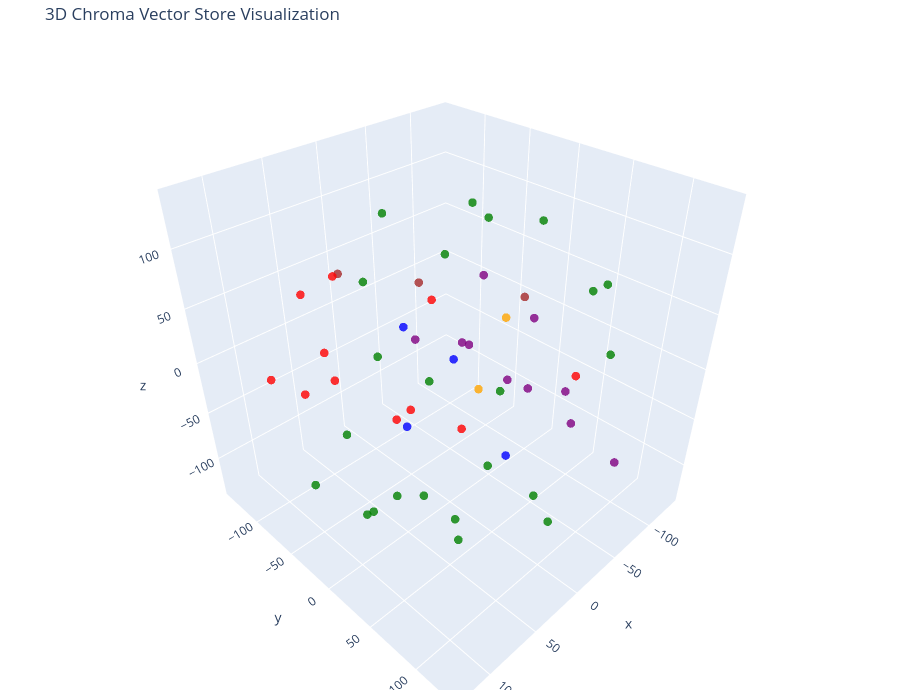

Notebook code cell kept with this figure:
### Code cell
tsne = TSNE(n_components=3, random_state=42)
reduced_vectors = tsne.fit_transform(vectors)

# Create the 3D scatter plot
fig = go.Figure(data=[go.Scatter3d(
    x=reduced_vectors[:, 0],
    y=reduced_vectors[:, 1],
    z=reduced_vectors[:, 2],
    mode='markers',
    marker=dict(size=5, color=colors, opacity=0.8),
    text=[f"Type: {t}<br>Text: {d[:100]}..." for t, d in zip(doc_types, documents)],
    hoverinfo='text'
)])

fig.update_layout(
    title='3D Chroma Vector Store Visualization',
    scene=dict(xaxis_title='x', yaxis_title='y', zaxis_title='z'),
    width=900,
    height=700,
    margin=dict(r=10, b=10, l=10, t=40)
)

fig.show()

### Figure 1 — Plotly figure (JSON) as saved in the notebook; plotly's stock layout.template omitted (floating-point values rounded to 4 significant figures)
{"data": [{"hoverinfo": "text", "marker": {"color": ["blue", "blue", "blue", "blue", "brown", "brown", "brown", "red", "red", "red", "red", "red", "red", "red", "red", "red", "red", "red", "purple", "purple", "purple", "purple", "purple", "purple", "purple", "purple", "purple", "purple", "orange", "orange", "green", "green", "green", "green", "green", "green", "green", "green", "green", "green", "green", "green", "green", "green", "green", "green", "green", "green", "green", "green", "green", "green", "green"], "opacity": 0.8, "size": 5}, "mode": "markers", "text": ["Type: products<br>Text: 상품 개요 및 기본 정보\n\n이 문서는 하늘여행사의 베트남 다낭 4박 5일 여행 상품에 대한 개요, 일정, 가격, 포함 사항 등 기본 정보를 제공하며, 여행의 주요 일정과 특징을 상...", "Type: products<br>Text: 상품 개요 및 일정 소개\n\n일본 오사카-도쿄 5박6일 여행 상품의 기본 정보와 전체 일정 개요를 제공합니다.\n\n# 일본 오사카-도쿄 5박6일\n\n## 상품 개요\n\n- **상품명**:...", "Type: products<br>Text: 제주 힐링 3박4일 상품 개요\n\n이 상품은 제주도에서 3박 4일 동안 힐링과 관광을 즐길 수 있는 여행 패키지로, 출발지, 도착지, 이동수단, 가이드, 최소 인원 등의 정보를 포함...", "Type: products<br>Text: 상품 개요 및 여행 정보\n\n이 문서는 하늘여행사의 몰디브 허니문 6박7일 상품에 대한 개요와 여행 기본 정보를 제공하며, 출발지, 도착지, 이동 수단, 가이드, 최소 출발 인원 등...", "Type: faq<br>Text: 여행상품 예약 및 결제 안내\n\n이 섹션에서는 여행 상품 예약 시기, 예약금, 변경 정책, 1인 여행 가능 여부 등을 상세히 설명합니다.\n\n# 여행상품 자주 묻는 질문 (FAQ)\n\n...", "Type: faq<br>Text: 여행 일정 및 자유시간, 식사 안내\n\n이 섹션에서는 여행 일정의 변경 가능성, 자유시간 비율, 식사 포함 여부와 특별 요청 방법에 대해 설명합니다.\n\n## 여행 일정\n\n### Q5...", "Type: faq<br>Text: 회원가입 방법과 혜택\n\n하늘여행사의 회원가입 절차와 필요 정보, 그리고 가입 시 받을 수 있는 혜택에 대해 설명합니다.\n\n### Q1: 회원가입은 어떻게 하나요?\n\n**A:** 하...", "Type: contracts<br>Text: 계약 개요\n\n삼성전자 인센티브 투어 대행 계약의 기본 정보와 계약 기간, 금액, 발주처 및 수행사 소개.\n\n# 삼성전자 인센티브 투어 계약\n\n## 계약 개요\n\n- **계약명**: ...", "Type: contracts<br>Text: 계약 내용 및 서비스 범위\n\n2024년부터 2025년까지 진행될 인센티브 투어, 임원 워크샵, 그리고 포함 서비스 항목에 대한 상세 내용.\n\n---\n\n## 계약 내용\n\n### 서비...", "Type: contracts<br>Text: 계약 조건 - 대금 지급과 할인, 취소 조건\n\n지급 일정, 할인 조건(커미션, 조기 예약 등), 그리고 취소 시 위약금 조항에 대한 상세 내용.\n\n### 대금 지급\n\n| 시점 | ...", "Type: contracts<br>Text: 담당자 정보와 역할\n\n삼성전자와 하늘여행사의 담당자 이름, 연락처, 역할 및 권한 정보를 포함.\n\n### 삼성전자 측\n\n- **주 담당자**: 이성훈 과장 (인사팀)\n- **전화*...", "Type: contracts<br>Text: 과거 계약 이력과 만족도 평가\n\n2018년 이후의 계약 내용, 참가 인원, 만족도 점수, 계약 금액 변화 등을 정리한 역사적 정보.\n\n### 과거 계약 이력\n\n### 2018년 (...", "Type: contracts<br>Text: 계약 특이사항과 긴급 지원 정책\n\n독점 조항, 비밀유지, 보험 가입, 긴급 대응 계획 등 특별 조항과 현지 긴급 지원에 대한 내용.\n\n### 계약 특이사항\n\n### 독점 조항\n\n-...", "Type: contracts<br>Text: 성과 지표(KPI)와 관리목표\n\n2024년 상반기 실적, 만족도, 일정 준수율, 사고 발생 여부 등 주요 성과 지표와 목표를 설명.\n\n### 성과 지표 (KPI)\n\n| 항목 | 목...", "Type: contracts<br>Text: 첨부 문서 및 계약 갱신 조건\n\n계약서 원본, 일정표, 예산명세서 등 기타 첨부 자료와 계약 만료 후 갱신 조건과 절차 안내.\n\n### 첨부 문서\n\n1. 계약서 원본 (MICE-2...", "Type: contracts<br>Text: 계약 개요\n\n이 계약은 현대자동차와 하늘여행사 간의 MICE 행사 대행 계약으로, 계약명, 계약번호, 발주처, 수행사, 기간, 금액 등을 포함하고 있습니다.\n\n- **계약명**: ...", "Type: contracts<br>Text: MICE 개요와 범위\n\nMICE는 회의, 인센티브 투어, 컨벤션, 전시를 의미하며, 현대자동차의 다양한 MICE 행사들을 포함하는 범위가 계약에 명시되어 있습니다.\n\n### MIC...", "Type: contracts<br>Text: 계약 내용: 딜러 인센티브 투어\n\n2024년 우수 딜러 150명을 대상으로 스페인 바르셀로나에서 5박6일 일정의 인센티브 투어를 진행하며, 항공, 숙박, 관광, 공연 등을 포함합니...", "Type: policies<br>Text: 개요와 기본 규정\n\n이 문서는 하늘여행사의 취소 및 환불 정책에 대한 개요와 기본 규정을 설명합니다.\n\n# 취소 및 환불 정책\n\n## 하늘여행사 취소/환불 규정\n\n### 개요\n\n하...", "Type: policies<br>Text: 국내 여행 취소 수수료 정책 - 패키지 여행\n\n패키지 여행의 취소 수수료와 환불율에 대한 상세 정책입니다.\n\n### 국내 여행 취소 수수료\n\n### 패키지 여행 (제주도 등)\n\n|...", "Type: policies<br>Text: 예약 방법과 채널 안내\n\n이 섹션은 하늘여행사의 예약 방법과 채널에 대한 정보를 제공합니다. 온라인, 전화, 방문, 카카오톡과 네이버 톡톡을 통한 예약 방법이 포함되어 있습니다.\n...", "Type: policies<br>Text: 여행자 보험 안내 개요\n\n이 문서는 하늘여행사의 여행자 보험에 대한 전체 개요를 제공하며, 기본 보험, 프리미엄 보험, 허니문 보험 등 다양한 보험 상품과 가입 방법, 납부 비용 ...", "Type: policies<br>Text: 기본 보험 내용과 적용 조건\n\n하늘여행사 제공하는 기본 여행자 보험은 해외 및 국내 의료비, 휴대품 손해, 배상 책임, 여행 중단 비용, 사망/후유장해를 보장하며, 대상은 패키지 ...", "Type: policies<br>Text: 프리미엄 보험과 가입 비용\n\n프리미엄 보험은 더 높은 보장을 제공하며, 해외 의료비 1억원, 국내 3천만원, 휴대품 손해 200만원 등 다양한 항목을 보장합니다. 가입 비용은 여행...", "Type: policies<br>Text: 허니문 특별 보험 내용과 비용\n\n허니문 고객을 위해 특별히 설계된 보험으로, 국내외 의료비와 휴대품 손해, 결혼예물 분실, 여행 취소 등 다양한 보장 항목이 있습니다. 가입 비용은...", "Type: policies<br>Text: 보험 청구 절차 및 필요 서류\n\n보험 청구는 현지 또는 귀국 후에 이뤄지며, 의료비, 휴대품 손실, 여행 취소 등에 따른 서류와 절차를 명확히 안내합니다. 긴급 연락처와 권장 청구...", "Type: policies<br>Text: 보험 적용 제외 사항 및 제휴 병원 안내\n\n보험이 적용되지 않는 항목과 특정 활동, 사고의 예외 규정을 설명하며, 일본과 동남아, 몰디브 등 제휴 병원 위치를 안내합니다.\n\n## ...", "Type: policies<br>Text: 긴급 연락처와 문의 방법\n\n여행 중 긴급 상황 발생 시 연락 가능한 긴급 연락처 및 고객센터 연락처를 안내하며, 기타 문의 사항에 대한 안내도 포함합니다.\n\n## 긴급 연락처\n\n-...", "Type: company<br>Text: 회사 개요 및 기본 정보\n\n주식회사 하늘여행사의 기본적인 회사 정보와 연혁, 위치, 연락처 등에 대한 개요를 제공합니다.\n\n# 회사 개요\n\n## 주식회사 하늘여행사\n\n### 기본 ...", "Type: company<br>Text: 하늘여행사 창립 및 초기 성장기 (2008-2010)\n\n이 챙은 2008년 하늘여행사 설립과 초기 성장 단계에 관한 내용을 다루고 있으며, 첫 상품 출시와 고객 확보를 포함합니다....", "Type: employees<br>Text: Basic Information of Kang Jihoon\n\nThis section covers Kang Jihoon's personal details, including name...", "Type: employees<br>Text: Profile: Education, Career, and Certifications\n\nThis segment details Kang Jihoon's educational backg...", "Type: employees<br>Text: Compensation Details and Salary History\n\nInformation about Kang Jihoon's current salary, salary prog...", "Type: employees<br>Text: Job Responsibilities and Managed Regions\n\nThis part describes Kang Jihoon's role in team management,...", "Type: employees<br>Text: Team Performance in 2024 and Customer Metrics\n\nDetails about the team's goals and achievements for 2...", "Type: employees<br>Text: Expertise in Maldives and Recommended Resorts\n\nKang Jihoon's specialization in Maldives includes fre...", "Type: employees<br>Text: Customer Service and Event Participation\n\nInformation on how and when clients can contact Kang Jihoo...", "Type: employees<br>Text: Awards and Personal Details\n\nThis segment lists the awards received by Kang Jihoon and shares person...", "Type: employees<br>Text: 개요 및 기본 정보\n\n송민지의 기초 인적 정보와 직무, 입사일, 이메일, 연락처 등에 대한 기본 내용입니다.\n\n## 기본 정보\n\n- **이름**: 송민지\n- **영문명**: Son...", "Type: employees<br>Text: 프로필 및 경력, 자격증 정보\n\n송민지의 학력, 경력사항, 자격증에 대한 상세 내용으로, 호텔 관광 관련 학력과 다양한 자격증, 이전 근무 회사와 기간이 포함되어 있습니다.\n\n##...", "Type: employees<br>Text: 연봉 및 보상 정보\n\n송민지의 연봉 현황과 연도별 변동 내역, 기타 보상 항목에 대한 상세 내용입니다. 현재 연봉은 6,500만원이며, 성과급, 팀장 수당, 차량 유지비 등이 포함...", "Type: employees<br>Text: 담당 업무와 개발 상품, 팀 실적\n\n송민지의 담당 업무, 팀 실적 및 개발한 상품에 관한 정보입니다. 제주, 강원, 부산 등 지역 상품 개발과 팀 실적 목표, 수상 내역도 포함됩니...", "Type: employees<br>Text: 전문 분야와 고객 서비스 정보\n\n제주도 전문가로 활약 중인 송민지의 제주 방문 횟수, 문화관광해설사 자격, 추천 코스, 상담 가능 시간, 고객 평가 등 고객 서비스와 전문 분야 관...", "Type: employees<br>Text: 개인 정보 및 기본 사항\n\n권나라(한국명 Kwon Nara)의 개인 정보와 직무 기본 사항을 소개합니다.\n\n# 권나라 (Kwon Nara)\n\n## 기본 정보\n\n- **이름**: 권...", "Type: employees<br>Text: 보상 정보 및 연봉 이력\n\n권나라 컨설턴트의 연봉, 기타 보상 및 이력에 관한 상세 정보를 제공합니다.\n\n---\n\n## 보상 정보\n\n### 연봉\n\n- **현재 연봉**: 52,00...", "Type: employees<br>Text: 전문 분야 및 실적\n\n권나라의 담당 지역, 상품, 그리고 주요 실적에 관한 상세 내용입니다.\n\n---\n\n## 전문 분야\n\n### 담당 지역\n\n- **일본 전역**: 도쿄, 오사카,...", "Type: employees<br>Text: 고객 서비스 및 언어 능력\n\n권나라의 고객 상담 가능 시간, 상담 방법, 고객 평가, 그리고 언어 능력에 대해 설명합니다.\n\n---\n\n## 고객 서비스\n\n### 상담 가능 시간\n\n...", "Type: employees<br>Text: 개인 정보, 여행 추천 및 연락처\n\n권나라의 개인 정보, 추천 여행지, 그리고 연락처 정보를 포함합니다.\n\n---\n\n## 개인 정보\n\n- **생년월일**: 1992년 11월 8일\n...", "Type: employees<br>Text: 개요 및 기본 정보\n\n김하늘 대표이사의 기본 인적 사항과 소속 정보를 소개합니다.\n\n# 김하늘 (Kim Haneul)\n\n## 기본 정보\n\n- **이름**: 김하늘\n- **영문명**...", "Type: employees<br>Text: 학력 및 경력\n\n김하늘 대표의 학력과 주요 경력 사항을 상세히 설명합니다.\n\n---\n\n## 프로필\n\n### 학력\n\n- **서울대학교 경영학과** 졸업 (2002년)\n- **연세대학...", "Type: employees<br>Text: 보상 및 급여 정보\n\n대표의 연봉, 보상 내역과 기타 혜택에 대한 상세 내용입니다.\n\n---\n\n## 보상 정보\n\n### 연봉\n\n- **현재 연봉**: 150,000,000원 (1억...", "Type: employees<br>Text: 주요 업적과 기업 성과\n\n김하늘 대표의 경영 성과, 기업 성장, 수상 내역과 업적을 상세히 기록합니다.\n\n---\n\n## 주요 업적\n\n### 경영 성과\n\n1. **회사 창립 및 성장...", "Type: employees<br>Text: Basic Information of Park Minsoo\n\nThis segment provides fundamental personal and professional detail..."], "type": "scatter3d", "x": [-82.81, -52.08, -54.61, 39.91, -72.76, -43.84, 88.48, 3.058, -132.4, 28.64, -10.31, 125.9, 78.91, 58.84, 42.55, -13.58, 78.26, 99.39, -29.02, 17.45, -36.86, -56.28, -74.2, -114.4, -77.31, -114.3, -40.16, -21.9, 14.3, -12.47, 75.94, -26.75, -134.1, 42.91, -10.49, -90.92, 42.51, 2.404, -16.09, 45.7, 16.09, -69.88, -84.85, 113.8, -31.29, 16.86, 74.95, 103.9, 53.76, 88.13, 125.1, 40.98, 19.39], "y": [-78.15, -113.2, 15.19, -7.706, 11.03, -81.44, -13.06, -139.5, 27.38, -126.6, 3.138, -10.16, -42.32, -105.5, 25.24, -63.46, 25.85, -99.14, -7.638, -20.08, 48.57, -41.66, -3.687, -10.32, 64.74, -71.28, 131.3, 94.05, 43.44, 43.63, 80.88, -32.36, 46.87, 121.8, 98.21, -46.46, -46.83, -69.49, 5.62, 54.83, -68.51, 26.25, 88.27, -31.96, 100.9, -15.64, -12.87, 17.3, -69.35, 70.18, 78.59, 86.75, 59.41], "z": [-68.22, -34.02, -112.7, -37.28, 40.96, 28.75, 114.6, 30.28, -59.03, -30.38, -62.8, 39.5, 9.722, 49.09, 92.22, -81.99, 11.34, -8.651, 7.203, 28.05, -10.8, -19.45, -49.02, -6.448, -60.11, 12.49, -36.87, 18.68, 13.1, 62.42, -47.69, 79.67, 41.97, -19.36, -101.7, 84.53, 77.18, 110.7, 136.7, -112.5, -12.22, 112.6, 16.95, -66.12, 99.61, -133.8, -109.3, -69.31, -74.28, 72.65, 7.677, 48.79, -48.12]}], "layout": {"height": 700, "margin": {"b": 10, "l": 10, "r": 10, "t": 40}, "scene": {"xaxis": {"title": {"text": "x"}}, "yaxis": {"title": {"text": "y"}}, "zaxis": {"title": {"text": "z"}}}, "title": {"text": "3D Chroma Vector Store Visualization"}, "width": 900}}
